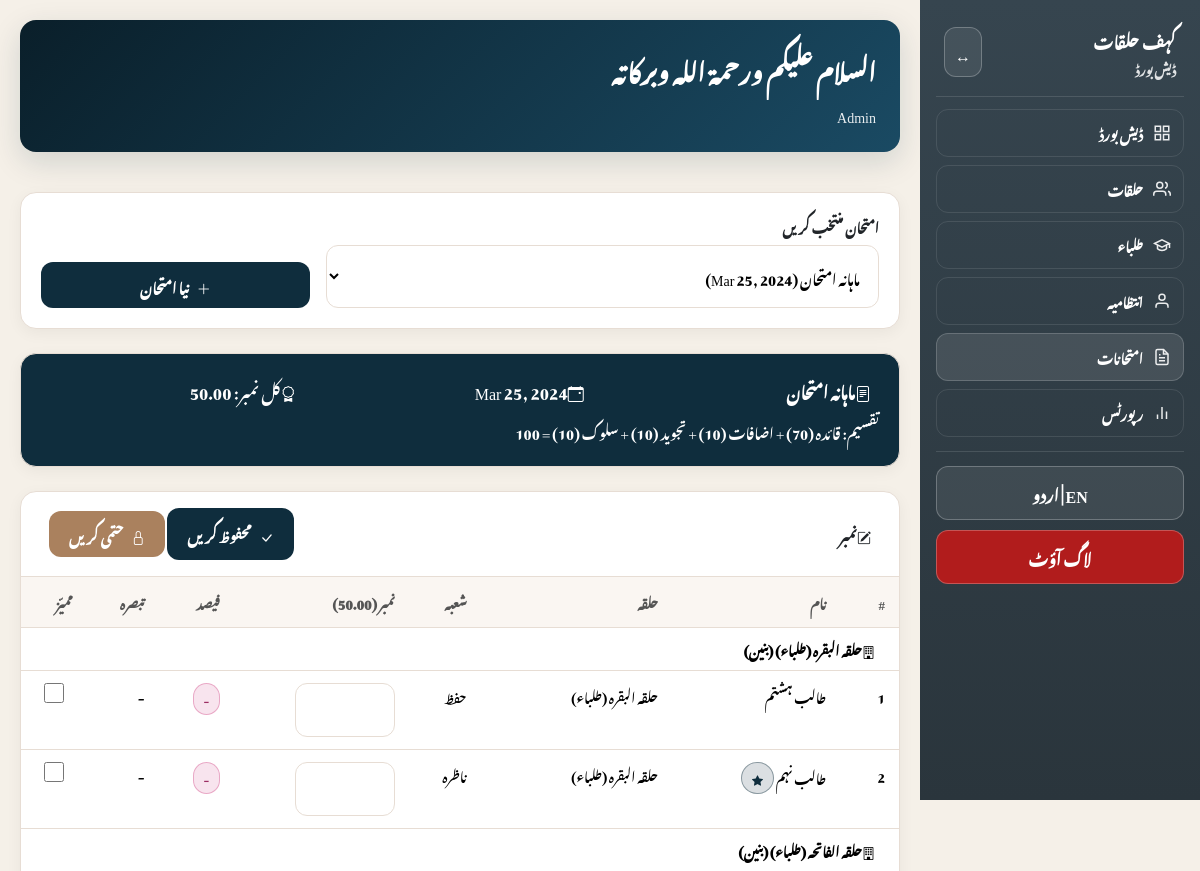
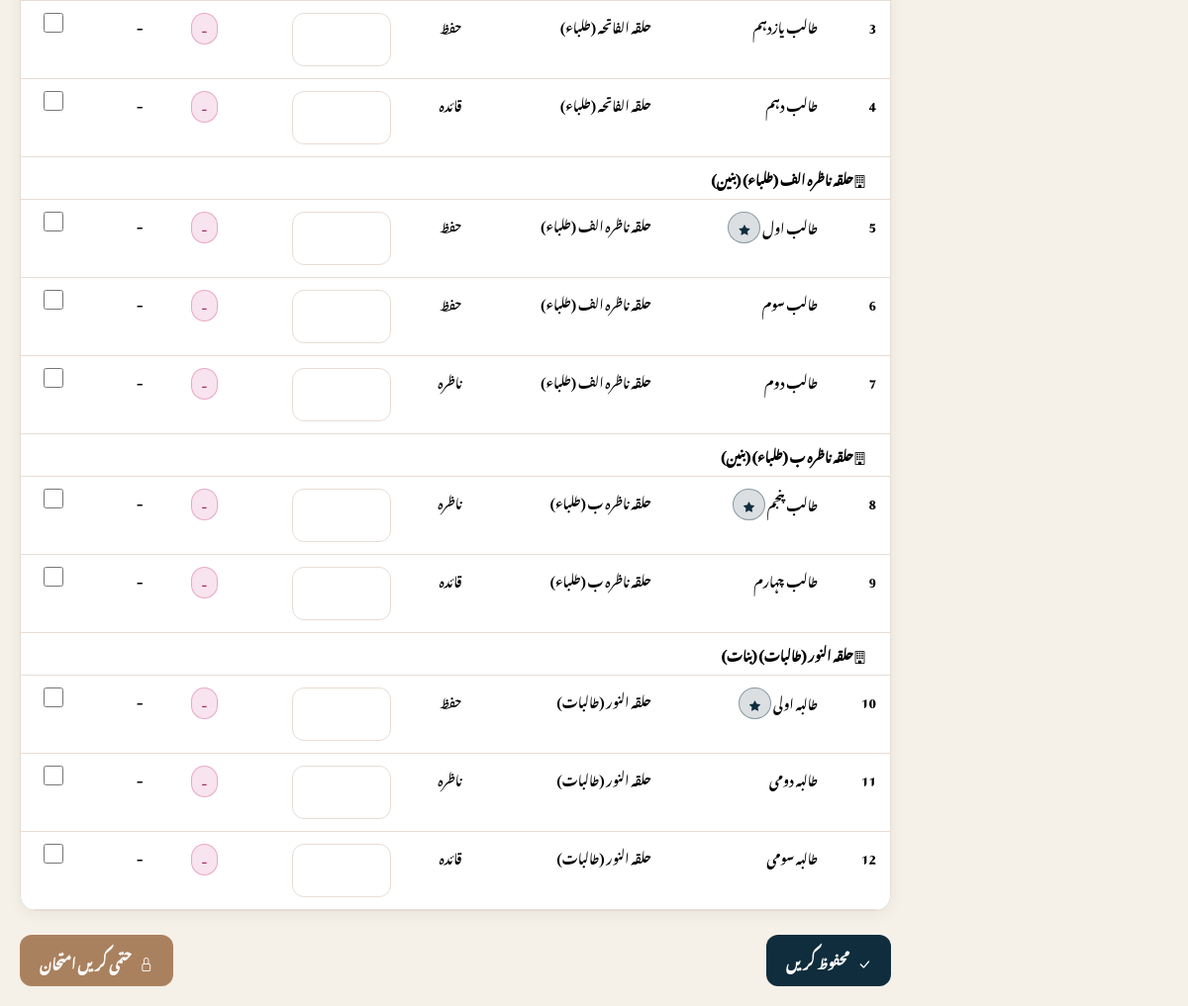
Page /exam_marks_entry.php (signed in) on the committed database (2 pictures, top to bottom).
### tables this page shows
CREATE TABLE exams (
    id INT AUTO_INCREMENT PRIMARY KEY,
    title VARCHAR(100) NOT NULL,
    exam_date DATE NOT NULL,
    max_marks DECIMAL(10,2) DEFAULT 100,
    passing_marks DECIMAL(10,2) DEFAULT 40,
    status ENUM('upcoming', 'ongoing', 'finalized') DEFAULT 'upcoming',
    created_at TIMESTAMP DEFAULT CURRENT_TIMESTAMP,
    updated_at TIMESTAMP DEFAULT CURRENT_TIMESTAMP ON UPDATE CURRENT_TIMESTAMP
);

CREATE TABLE students (
    id INT AUTO_INCREMENT PRIMARY KEY,
    halaqa_id INT,
    full_name_en VARCHAR(100),
    full_name_ur VARCHAR(100) NOT NULL,
    gender ENUM('baneen', 'banaat') NOT NULL DEFAULT 'baneen',
    shuba ENUM('qaida', 'nazira', 'hifz') DEFAULT 'qaida',
    mumayyaz TINYINT(1) DEFAULT 0,
    qaida_takhti INT DEFAULT NULL,
    surah_current INT DEFAULT NULL,
    status ENUM('active', 'inactive') DEFAULT 'active',
    removed_type ENUM('left', 'removed', 'changed_halaqa') DEFAULT NULL,
    removed_reason TEXT DEFAULT NULL,
    removed_at DATETIME DEFAULT NULL,
    created_at TIMESTAMP DEFAULT CURRENT_TIMESTAMP,
    updated_at TIMESTAMP DEFAULT CURRENT_TIMESTAMP ON UPDATE CURRENT_TIMESTAMP,
    FOREIGN KEY (halaqa_id) REFERENCES halaqaat(id) ON DELETE SET NULL
);

CREATE TABLE halaqaat (
    id INT AUTO_INCREMENT PRIMARY KEY,
    name_ur VARCHAR(100) NOT NULL,
    name_en VARCHAR(100),
    ustaaz_user_id INT,
    gender ENUM('baneen', 'banaat') NOT NULL DEFAULT 'baneen',
    session ENUM('subah', 'asr') NOT NULL DEFAULT 'subah',
    state ENUM('active', 'paused', 'stopped') DEFAULT 'active',
    location VARCHAR(100),
    created_at TIMESTAMP DEFAULT CURRENT_TIMESTAMP,
    updated_at TIMESTAMP DEFAULT CURRENT_TIMESTAMP ON UPDATE CURRENT_TIMESTAMP,
    FOREIGN KEY (ustaaz_user_id) REFERENCES users(id) ON DELETE SET NULL
);

### includes/functions.php (called while the page is built, shortened)
<?php
function h($s) {
    return htmlspecialchars((string)$s, ENT_QUOTES, 'UTF-8');
}
function get_language() {
    return $_SESSION['lang'] ?? 'ur';
}
function get_translations($lang) {
    return $T[$lang] ?? $T['ur'];
}
?>

### exam_marks_entry.php (the view, shortened to what this page needs)
<?php
require_once __DIR__ . '/includes/db.php';
require_once __DIR__ . '/includes/functions.php';
$exams = [];
$result = $conn->query("SELECT * FROM exams WHERE status != 'finalized' ORDER BY exam_date DESC");
while ($row = $result->fetch_assoc()) {
  $exams[] = $row;
}
$selectedExam = isset($_GET['exam_id']) ? intval($_GET['exam_id']) : ($exams[0]['id'] ?? 0);
$examDetails = null;
$students = [];
$existingResults = [];
if ($selectedExam) {
  $stmt = $conn->prepare("SELECT * FROM exams WHERE id = ?");
  $stmt->bind_param("i", $selectedExam);
  $stmt->execute();
  $examDetails = $stmt->get_result()->fetch_assoc();
  $stmt = $conn->prepare("
    SELECT s.*, h.name_ur as halaqa_name, h.gender as halaqa_gender
    FROM students s
    JOIN halaqaat h ON s.halaqa_id = h.id
    WHERE s.status = 'active'
    ORDER BY h.gender, h.name_ur,
             FIELD(s.shuba, 'hifz', 'nazira', 'qaida'),
             s.surah_current DESC, s.full_name_ur
  ");
  $stmt->execute();
  $result = $stmt->get_result();
  while ($row = $result->fetch_assoc()) {
    $students[] = $row;
  }
}
include __DIR__ . '/includes/header.php';
?>
<div class="card mb-4">
  <div class="cardBody">
    <form method="GET" action="" class="row g-3 align-items-end">
      <div class="col-md-8">
        <label class="formLabel"><?php echo $lang === 'ur' ? 'امتحان منتخب کریں' : 'Select Exam'; ?></label>
        <select class="formSelect" name="exam_id" onchange="this.form.submit()">
          <?php foreach ($exams as $exam): ?>
          <option value="<?php echo $exam['id']; ?>" <?php echo $selectedExam == $exam['id'] ? 'selected' : ''; ?>>
            <?php echo h($exam['title']); ?> (<?php echo date('M d, Y', strtotime($exam['exam_date'])); ?>)
          </option>
          <?php endforeach; ?>
        </select>
      </div>
      <div class="col-md-4">
        <a href="exams_manage.php?action=add" class="btn btnPrimary w-100">
          <i class="bi bi-plus-lg"></i> <?php echo $lang === 'ur' ? 'نیا امتحان' : 'New Exam'; ?>
        </a>
      </div>
    </form>
  </div>
</div>
<?php if ($selectedExam && $examDetails):
  $examType = 'qaida';
?>
<div class="card mb-4" style="background: var(--primary); color: #fff;">
  <div class="cardBody">
    <div class="row">
      <div class="col-md-4">
        <strong><i class="bi bi-file-text me-2"></i><?php echo h($examDetails['title']); ?></strong>
      </div>
      <div class="col-md-4">
        <i class="bi bi-calendar-event me-2"></i><?php echo date('M d, Y', strtotime($examDetails['exam_date'])); ?>
      </div>
      <div class="col-md-4">
        <i class="bi bi-award me-2"></i><?php echo $lang === 'ur' ? 'کل نمبر:' : 'Max Marks:'; ?> <?php echo $examDetails['max_marks']; ?>
      </div>
    </div>
    <div class="row mt-2">
      <div class="col-12">
        <small>
          <?php if ($examType === 'qaida'): ?>
            <?php echo $lang === 'ur' ? 'تقسیم: قائدہ (70) + اضافات (10) + تجوید (10) + سلوک (10) = 100' : 'Distribution: Qaida (70) + Izaafat (10) + Tajweed (10) + Sulook (10) = 100'; ?>
          <?php elseif ($examType === 'hifz'): ?>
            <?php echo $lang === 'ur' ? 'تقسیم: حفظ (60) + حسن صوت (10) + تجوید (10) + اضافات (10) + سلوک (10) = 100' : 'Distribution: Hifz (60) + Husn-e-Sawt (10) + Tajweed (10) + Izaafat (10) + Sulook (10) = 100'; ?>
          <?php else: ?>
            <?php echo $lang === 'ur' ? 'تقسیم: ناظرہ (60) + حسن صوت (10) + تجوید (10) + اضافات (10) + سلوک (10) = 100' : 'Distribution: Nazira (60) + Husn-e-Sawt (10) + Tajweed (10) + Izaafat (10) + Sulook (10) = 100'; ?>
          <?php endif; ?>
        </small>
      </div>
    </div>
  </div>
</div>
<?php if (!empty($students)): ?>
<form method="POST" action="">
  <div class="card mb-4">
    <div class="cardHeader d-flex justify-content-between align-items-center">
      <span><i class="bi bi-pencil-square me-2"></i><?php echo h($tr['marks']); ?></span>
      <div>
        <button type="submit" name="save_marks" class="btn btnPrimary">
          <i class="bi bi-check-lg"></i> <?php echo h($tr['save']); ?>
        </button>
        <a href="exam_finalize.php?exam_id=<?php echo $selectedExam; ?>" class="btn btnSecondary ms-2">
          <i class="bi bi-lock"></i> <?php echo h($tr['finalize']); ?>
        </a>
      </div>
    </div>
    <div class="cardBody p-0">
      <div class="tableContainer">
        <table class="table mb-0">
          <thead>
            <tr>
              <th>#</th>
              <th><?php echo h($tr['name']); ?></th>
              <th><?php echo h($tr['halaqa']); ?></th>
              <th><?php echo h($tr['shuba']); ?></th>
              <th><?php echo $lang === 'ur' ? 'نمبر (' . $examDetails['max_marks'] . ')' : 'Marks (' . $examDetails['max_marks'] . ')'; ?></th>
              <th><?php echo $lang === 'ur' ? 'فیصد' : '%'; ?></th>
              <th><?php echo h($tr['remarks']); ?></th>
              <th><?php echo h($tr['mumayyaz']); ?></th>
            </tr>
          </thead>
          <tbody>
            <?php
            $currentHalaqa = '';
            foreach ($students as $index => $student):
              if ($currentHalaqa !== $student['halaqa_name']):
                $currentHalaqa = $student['halaqa_name'];
            ?>
            <tr style="background: rgba(170, 129, 94, 0.15);">
              <td colspan="8" class="fw-bold" style="padding: 8px 16px;">
                <i class="bi bi-building me-2"></i><?php echo h($currentHalaqa); ?> (<?php echo h($tr[$student['halaqa_gender']]); ?>)
              </td>
            </tr>
            <?php endif;
              $existing = $existingResults[$student['id']] ?? null;
              $marks = $existing['marks_obtained'] ?? '';
              $percentage = $existing['percentage'] ?? 0;
              $remarks = $existing['remarks'] ?? '';
              $isMumayyaz = $existing['mumayyaz'] ?? 0;
            ?>
            <tr>
              <td><?php echo $index + 1; ?></td>
              <td>
                <?php echo h($student['full_name_ur']); ?>
                <?php if ($student['mumayyaz']): ?>
                  <span class="tag green ms-1"><i class="bi bi-star-fill"></i></span>
                <?php endif; ?>
              </td>
              <td><?php echo h($student['halaqa_name']); ?></td>
              <td><?php echo h($tr[$student['shuba']]); ?></td>
              <td>
                <input type="number"
                       class="formInput marks-input"
                       name="marks[<?php echo $student['id']; ?>]"
                       value="<?php echo $marks; ?>"
                       min="0"
                       max="<?php echo $examDetails['max_marks']; ?>"
                       step="0.5"
                       data-max="<?php echo $examDetails['max_marks']; ?>"
                       data-student="<?php echo $student['id']; ?>"
                       style="width: 100px;" />
              </td>
              <td>
                <span class="tag <?php echo $percentage >= 85 ? 'green' : ($percentage >= 70 ? 'blue' : ($percentage >= 55 ? 'orange' : ($percentage >= 40 ? 'tan' : 'pink'))); ?> percentage-badge"
                      id="percentage_<?php echo $student['id']; ?>">
                  <?php echo $percentage > 0 ? round($percentage, 1) . '%' : '-'; ?>
                </span>
              </td>
              <td>
                <span id="remarks_<?php echo $student['id']; ?>" class="fw-bold">
                  <?php echo $remarks ? h($remarks) : '-'; ?>
                </span>
              </td>
              <td>
                <label class="formCheck" style="cursor: pointer; display: flex; align-items: center; justify-content: center;">
                  <input type="checkbox"
                         name="mumayyaz[<?php echo $student['id']; ?>]"
                         value="1"
                         <?php echo $isMumayyaz ? 'checked' : ''; ?>
                         style="width: 20px; height: 20px;" />
                </label>
              </td>
            </tr>
            <?php endforeach; ?>
          </tbody>
        </table>
      </div>
    </div>
  </div>
  <div class="d-flex justify-content-between">
    <button type="submit" name="save_marks" class="btn btnPrimary btn-lg">
      <i class="bi bi-check-lg"></i> <?php echo h($tr['save']); ?>
    </button>
    <a href="exam_finalize.php?exam_id=<?php echo $selectedExam; ?>" class="btn btnSecondary btn-lg">
      <i class="bi bi-lock"></i> <?php echo h($tr['finalize']); ?> <?php echo $lang === 'ur' ? 'امتحان' : 'Exam'; ?>
    </a>
  </div>
</form>
<?php endif; ?>
<?php endif; ?>
<?php include __DIR__ . '/includes/footer.php'; ?>

### assets/css/style.css (style rules this page uses)
:root { --primary-dark: #0a1f2a; --primary: #0f2d3d; --primary-light: #1a4a5e; --secondary: #aa815e; --secondary-dark: #8a6a4e; --accent: #36454F; --bg: #f5f0e8; --bg-light: #faf8f4; --card: #ffffff; --border: #e7ddd4; --boy: #2f6fd6; --girl: #d24e8a; --subah: #ff8c00; --asr: #b35a00; --success: #0f2d3d; --warning: #f0ad4e; --danger: #d9534f; --sidebar: #36454F; --sidebar2: #2a353c; }
html[lang="ur"] body, html[lang="ur"] input, html[lang="ur"] select, html[lang="ur"] button, html[lang="ur"] table, html[lang="ur"] th, html[lang="ur"] td { font-family: 'Noto Nastaliq Urdu', 'Jameel Noori Nastaleeq', serif !important; line-height: 2; }
* { box-sizing: border-box; margin: 0; padding: 0; }
body { background: var(--bg); color: var(--accent); min-height: 100vh; }
.card { background: #fff; border-radius: 16px; box-shadow: 0 4px 15px rgba(0, 0, 0, 0.05); border: 1px solid var(--border); overflow: hidden; }
.cardHeader { padding: 16px 20px; border-bottom: 1px solid var(--border); font-weight: 900; font-size: 14px; display: flex; align-items: center; justify-content: space-between; }
.cardBody { padding: 20px; }
.tag { display: inline-flex; align-items: center; gap: 4px; padding: 4px 10px; border-radius: 999px; font-size: 11px; font-weight: 800; border: 1px solid var(--border); }
.tag.green { background: rgba(15, 45, 61, 0.15); border-color: rgba(15, 45, 61, 0.4); color: #0f2d3d; }
.tag.pink { background: rgba(210, 78, 138, 0.15); border-color: rgba(210, 78, 138, 0.4); color: #9c2e63; }
.formLabel { display: block; margin-bottom: 6px; font-weight: 800; font-size: 13px; }
.formInput, .formSelect { width: 100%; padding: 12px 14px; border: 1px solid var(--border); border-radius: 12px; background: #fff; font-size: 14px; outline: none; transition: all 0.2s ease; }
.btn { display: inline-flex; align-items: center; justify-content: center; gap: 8px; padding: 12px 20px; border-radius: 12px; border: none; font-weight: 900; font-size: 14px; cursor: pointer; transition: all 0.2s ease; }
.btnPrimary { background: var(--primary); color: #fff; }
.btnSecondary { background: var(--secondary); color: #fff; }
.tableContainer { overflow-x: auto; -webkit-overflow-scrolling: touch; }
.table { width: 100%; border-collapse: separate; border-spacing: 0; font-size: 13px; min-width: 600px; }
.table th, .table td { padding: 12px 14px; text-align: left; border-bottom: 1px solid var(--border); }
html[dir="rtl"] .table th, html[dir="rtl"] .table td { text-align: right; }
.table th { font-weight: 900; color: #555; background: rgba(201, 167, 124, 0.1); }

### rows in the picture
exams: title "ماہانہ امتحان", exam_date "Mar 25, 2024", max_marks "50.00"
students: halaqa.name_ur "حلقہ البقرہ (طلباء)", halaqa.gender "بنین", full_name_ur "طالب ہشتم", shuba "حفظ"
students: full_name_ur "طالب نہم", mumayyaz 1 (drawn), halaqa.name_ur "حلقہ البقرہ (طلباء)", shuba "ناظرہ"
students: halaqa.name_ur "حلقہ الفاتحہ (طلباء)", halaqa.gender "بنین", full_name_ur "طالب یازدہم", shuba "حفظ"
students: full_name_ur "طالب دہم", halaqa.name_ur "حلقہ الفاتحہ (طلباء)", shuba "قائدہ"
students: halaqa.name_ur "حلقہ ناظرہ الف (طلباء)", halaqa.gender "بنین", full_name_ur "طالب اول", mumayyaz 1 (drawn), shuba "حفظ"
students: full_name_ur "طالب سوم", halaqa.name_ur "حلقہ ناظرہ الف (طلباء)", shuba "حفظ"
students: full_name_ur "طالب دوم", halaqa.name_ur "حلقہ ناظرہ الف (طلباء)", shuba "ناظرہ"
students: halaqa.name_ur "حلقہ ناظرہ ب (طلباء)", halaqa.gender "بنین", full_name_ur "طالب پنجم", mumayyaz 1 (drawn), shuba "ناظرہ"
students: full_name_ur "طالب چہارم", halaqa.name_ur "حلقہ ناظرہ ب (طلباء)", shuba "قائدہ"
students: halaqa.name_ur "حلقہ النور (طالبات)", halaqa.gender "بنات", full_name_ur "طالبہ اولی", mumayyaz 1 (drawn), shuba "حفظ"
students: full_name_ur "طالبہ دومی", halaqa.name_ur "حلقہ النور (طالبات)", shuba "ناظرہ"
students: full_name_ur "طالبہ سومی", halaqa.name_ur "حلقہ النور (طالبات)", shuba "قائدہ"

### other values in the picture
$tr['app'] "کہف حلقات"
$tr['dashboard'] "ڈیش بورڈ"
$tr['nav_dashboard'] "ڈیش بورڈ"
$tr['nav_halaqaat'] "حلقات"
$tr['nav_students'] "طلباء"
$tr['nav_management'] "انتظامیہ"
$tr['nav_exams'] "امتحانات"
$tr['nav_reports'] "رپورٹس"
$tr['logout'] "لاگ آؤٹ"
$tr['greeting'] "السلام عليكم ورحمة الله وبركاته"
$userName "Admin"
$tr['marks'] "نمبر"
$tr['save'] "محفوظ کریں"
$tr['finalize'] "حتمی کریں"
$tr['name'] "نام"
